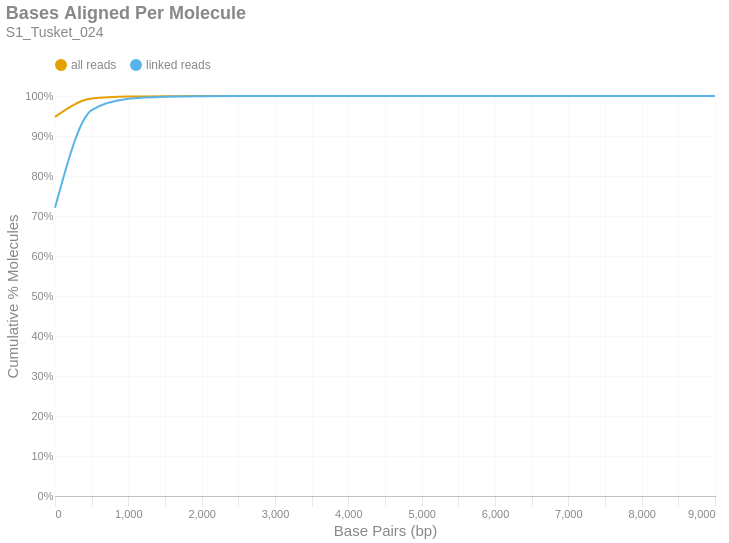

Source (notebook cell):
### Markdown cell above
### Bases Aligned Per Molecule
This is a cumulative frequency distribution showing the number of base pairs aligned per unique molecule. These data are shown in 500 bp bins. There are two distributions: one with `all reads` (yellow) and another with only `linked reads` (blue). The percent of molecules in the `linked reads` distribution is relative to the total number of linked molecules.

### Code cell
if SKIPLR:
    print_html(f"Skipped")
else:
    binned_df = consolidated_hist(valids['aligned_bp'], mask, 500, True)
    with SafeRender(binned_df):
        (
            density_plot(binned_df, 'Bases Aligned Per Molecule', samplename, 'basesper')
            .encode(
                x=alt.X('bin:Q', title="Base Pairs (bp)").axis(tickMinStep=500).scale(padding=0),
                y=alt.Y('value:Q', title='Cumulative % Molecules')
                    .axis(format='%')
                    .scale(domain = [0,1])
                    .stack(False),
                color=alt.Color("key:N").scale(domain = ["all reads", "linked reads"]),
                tooltip = [
                    alt.Tooltip("key:N", title = "Data Type"),
                    alt.Tooltip("range_label:N", title="Bases Aligned Per Molecule"),
                    alt.Tooltip("value:Q", format = ".2%", title="% Molecules (Cum.)")
                ]
            )
        ).display()

### Figure 1 — Vega-Lite specification as saved in the notebook (floating-point values rounded to 4 significant figures)
{"width": "container", "height": 400, "config": {"title": {"anchor": "start", "dy": -15, "fontSize": 18, "color": "#888888", "subtitleColor": "#888888", "subtitleFontSize": 14}, "arc": {"fill": "#0072B2"}, "axis": {"domainColor": "#888888", "domainWidth": 0.5, "gridWidth": 0.2, "grid": false, "titleFontWeight": 400, "titleFontSize": 15, "labelFontSize": 11, "labelColor": "#888888", "tickColor": "#888888", "tickWidth": 0.2, "titleColor": "#888888"}, "axisBand": {"grid": false}, "axisX": {"grid": true, "tickSize": 10, "domainCap": "round"}, "axisY": {"domain": false, "grid": true, "tickSize": 0, "domainCap": "round"}, "background": "transparent", "header": {"labelFontSize": 15, "labelColor": "#888888", "titleFontSize": 15, "titleFontWeight": 600, "titleColor": "#888888"}, "legend": {"labelFont": "sans-serif", "labelFontSize": 12, "labelColor": "#888888", "symbolSize": 100, "symbolType": "circle", "titleFontSize": 12, "titlePadding": 10, "titleColor": "#888888", "title": null, "orient": "top"}, "range": {"category": ["#E69F00", "#56B4E9", "#009E73", "#F0E442", "#0072B2", "#D55E00", "#CC79A7", "#000000"], "diverging": ["#cfe8f3", "#a2d4ec", "#73bfe2", "#46abdb", "#1696d2", "#12719e"]}, "area": {"fill": "#0072B2", "fillOpacity": 0.7, "line": true, "strokeOpacity": 0.7}, "line": {"color": "#0072B2", "stroke": "#0072B2", "strokeWidth": 2}, "trail": {"color": "#0072B2", "stroke": "#0072B2", "strokeWidth": 0, "size": 1}, "point": {"filled": true, "fillOpacity": 1.0, "size": 95}, "text": {"color": "#888888", "fontSize": 11, "align": "right", "fontWeight": 400, "size": 11}, "bar": {"fill": "#0072B2", "stroke": null}, "view": {"stroke": null, "continuousWidth": 660, "continuousHeight": 400}}, "data": {"name": "data-3eb013b3d262362db4ba964d57dcd05d"}, "mark": {"type": "line", "interpolate": "monotone", "point": {"opacity": 0, "size": 275}}, "encoding": {"color": {"field": "key", "scale": {"domain": ["all reads", "linked reads"]}, "type": "nominal"}, "tooltip": [{"field": "key", "title": "Data Type", "type": "nominal"}, {"field": "range_label", "title": "Bases Aligned Per Molecule", "type": "nominal"}, {"field": "value", "format": ".2%", "title": "% Molecules (Cum.)", "type": "quantitative"}], "x": {"axis": {"tickMinStep": 500}, "field": "bin", "scale": {"padding": 0}, "title": "Base Pairs (bp)", "type": "quantitative"}, "y": {"axis": {"format": "%"}, "field": "value", "scale": {"domain": [0, 1]}, "stack": false, "title": "Cumulative % Molecules", "type": "quantitative"}}, "params": [{"name": "param_c36ac31b6afebe62", "select": {"type": "point", "fields": ["key"]}, "bind": "legend"}], "title": {"text": "Bases Aligned Per Molecule", "subtitle": "S1_Tusket_024"}, "transform": [{"fold": ["all reads (cumsum)", "linked reads (cumsum)"]}, {"calculate": "replace(datum.key, ' (cumsum)', '')", "as": "key"}, {"filter": {"param": "param_c36ac31b6afebe62"}}], "usermeta": {"embedOptions": {"downloadFileName": "S1_Tusket_024.basesper"}}, "$schema": "https://vega.github.io/schema/vega-lite/v6.1.0.json", "datasets": {"data-3eb013b3d262362db4ba964d57dcd05d": [{"bin": "0.0", "interval": "0.0-500.0", "all reads": 0.948, "linked reads": 0.7204, "all reads (cumsum)": 0.948, "linked reads (cumsum)": 0.7204, "range_label": "0-499"}, {"bin": "500.0", "interval": "500.0-1000.0", "all reads": 0.04552, "linked reads": 0.2441, "all reads (cumsum)": 0.9935, "linked reads (cumsum)": 0.9645, "range_label": "500-999"}, {"bin": "1000.0", "interval": "1000.0-1500.0", "all reads": 0.005239, "linked reads": 0.02846, "all reads (cumsum)": 0.9987, "linked reads (cumsum)": 0.993, "range_label": "1000-1499"}, {"bin": "1500.0", "interval": "1500.0-2000.0", "all reads": 0.0009524, "linked reads": 0.005186, "all reads (cumsum)": 0.9997, "linked reads (cumsum)": 0.9982, "range_label": "1500-1999"}, {"bin": "2000.0", "interval": "2000.0-2500.0", "all reads": 0.0002366, "linked reads": 0.001288, "all reads (cumsum)": 0.9999, "linked reads (cumsum)": 0.9995, "range_label": "2000-2499"}, {"bin": "2500.0", "interval": "2500.0-3000.0", "all reads": 6.555e-05, "linked reads": 0.000357, "all reads (cumsum)": 1.0, "linked reads (cumsum)": 0.9998, "range_label": "2500-2999"}, {"bin": "3000.0", "interval": "3000.0-3500.0", "all reads": 1.984e-05, "linked reads": 0.000108, "all reads (cumsum)": 1.0, "linked reads (cumsum)": 0.9999, "range_label": "3000-3499"}, {"bin": "3500.0", "interval": "3500.0-4000.0", "all reads": 8.77e-06, "linked reads": 4.775e-05, "all reads (cumsum)": 1.0, "linked reads (cumsum)": 1.0, "range_label": "3500-3999"}, {"bin": "4000.0", "interval": "4000.0-4500.0", "all reads": 3.179e-06, "linked reads": 1.731e-05, "all reads (cumsum)": 1.0, "linked reads (cumsum)": 1.0, "range_label": "4000-4499"}, {"bin": "4500.0", "interval": "4500.0-5000.0", "all reads": 2.412e-06, "linked reads": 1.313e-05, "all reads (cumsum)": 1.0, "linked reads (cumsum)": 1.0, "range_label": "4500-4999"}, {"bin": "5000.0", "interval": "5000.0-5500.0", "all reads": 8.77e-07, "linked reads": 4.775e-06, "all reads (cumsum)": 1.0, "linked reads (cumsum)": 1.0, "range_label": "5000-5499"}, {"bin": "5500.0", "interval": "5500.0-6000.0", "all reads": 1.096e-07, "linked reads": 5.969e-07, "all reads (cumsum)": 1.0, "linked reads (cumsum)": 1.0, "range_label": "5500-5999"}, {"bin": "6000.0", "interval": "6000.0-6500.0", "all reads": 0.0, "linked reads": 0.0, "all reads (cumsum)": 1.0, "linked reads (cumsum)": 1.0, "range_label": "6000-6499"}, {"bin": "6500.0", "interval": "6500.0-7000.0", "all reads": 0.0, "linked reads": 0.0, "all reads (cumsum)": 1.0, "linked reads (cumsum)": 1.0, "range_label": "6500-6999"}, {"bin": "7000.0", "interval": "7000.0-7500.0", "all reads": 0.0, "linked reads": 0.0, "all reads (cumsum)": 1.0, "linked reads (cumsum)": 1.0, "range_label": "7000-7499"}, {"bin": "7500.0", "interval": "7500.0-8000.0", "all reads": 0.0, "linked reads": 0.0, "all reads (cumsum)": 1.0, "linked reads (cumsum)": 1.0, "range_label": "7500-7999"}, {"bin": "8000.0", "interval": "8000.0-8500.0", "all reads": 0.0, "linked reads": 0.0, "all reads (cumsum)": 1.0, "linked reads (cumsum)": 1.0, "range_label": "8000-8499"}, {"bin": "8500.0", "interval": "8500.0-9000.0", "all reads": 0.0, "linked reads": 0.0, "all reads (cumsum)": 1.0, "linked reads (cumsum)": 1.0, "range_label": "8500-8999"}, {"bin": "9000.0", "interval": "9000.0-9500.0", "all reads": 1.096e-07, "linked reads": 5.969e-07, "all reads (cumsum)": 1.0, "linked reads (cumsum)": 1.0, "range_label": "9000-9499"}]}}
